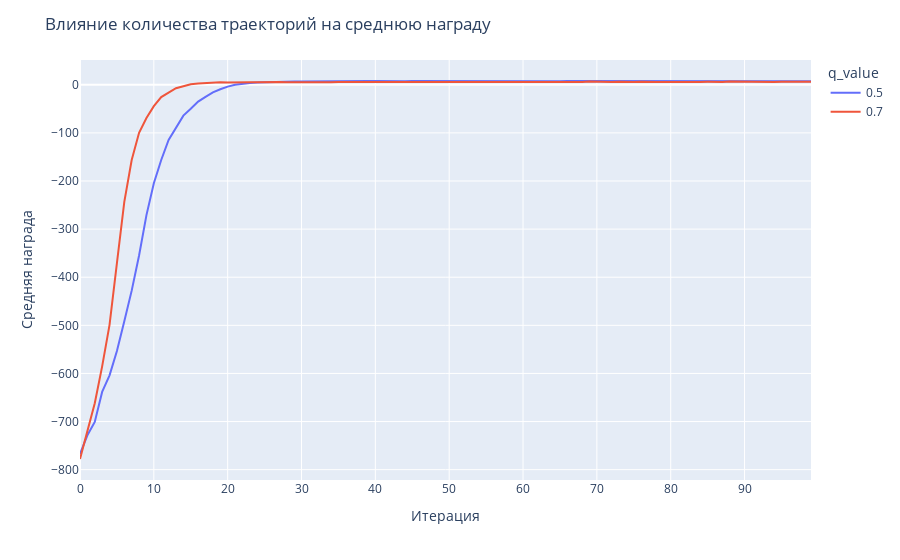

Source (notebook cell):
### Markdown cell above
Из графика обучения можно сделать вывод, что при обучении с policy_smoothing количество траекторий играет уже не такую не решающую роль как без сглаживания. l_value сильно влияет на скорость обучения. Видно, что при l=0.01 модель за 100 итераций практически не обучилась.
В качестве оптимального можно брать 500 траекторий и l = 0.25.
Проанализируем влияние q:

### Code cell
df_grpd = df2.groupby(['n_trajectories', 'iteration', 'l_value', 'q_value']).agg({'reward': 'mean'}).reset_index()
fig = px.line(df_grpd[(df_grpd['l_value'] == 0.5) & (df_grpd['n_trajectories'] == 500)], 
              x='iteration', y='reward', color='q_value')
fig.update_layout(
    title = 'Влияние q-value на среднюю награду',
    xaxis_title = 'Итерация',
    yaxis_title = 'Средняя награда',
)

### Figure 1 — Plotly figure (JSON) as saved in the notebook; plotly's stock layout.template omitted (floating-point values rounded to 4 significant figures)
{"data": [{"hovertemplate": "q_value=0.5<br>iteration=%{x}<br>reward=%{y}<extra></extra>", "legendgroup": "0.5", "line": {"color": "#636efa", "dash": "solid"}, "marker": {"symbol": "circle"}, "mode": "lines", "name": "0.5", "orientation": "v", "showlegend": true, "type": "scatter", "x": [0, 1, 2, 3, 4, 5, 6, 7, 8, 9, 10, 11, 12, 13, 14, 15, 16, 17, 18, 19, 20, 21, 22, 23, 24, 25, 26, 27, 28, 29, 30, 31, 32, 33, 34, 35, 36, 37, 38, 39, 40, 41, 42, 43, 44, 45, 46, 47, 48, 49, 50, 51, 52, 53, 54, 55, 56, 57, 58, 59, 60, 61, 62, 63, 64, 65, 66, 67, 68, 69, 70, 71, 72, 73, 74, 75, 76, 77, 78, 79, 80, 81, 82, 83, 84, 85, 86, 87, 88, 89, 90, 91, 92, 93, 94, 95, 96, 97, 98, 99], "xaxis": "x", "y": [-767.4, -728.5, -700.8, -638.5, -604.0, -553.3, -491.7, -427.9, -354.9, -270.9, -204.4, -156.3, -114.5, -88.28, -64.08, -49.88, -34.89, -25.07, -15.64, -9.266, -3.774, -0.116, 2.616, 3.848, 4.94, 5.612, 5.958, 6.512, 6.528, 6.702, 6.904, 7.124, 7.428, 7.328, 7.232, 7.33, 7.486, 7.262, 7.44, 7.682, 7.694, 7.27, 7.658, 7.416, 7.456, 7.672, 7.586, 7.486, 7.768, 7.54, 7.486, 7.63, 7.62, 7.372, 7.612, 7.326, 7.56, 7.48, 7.558, 7.528, 7.532, 7.498, 7.692, 7.612, 7.348, 7.294, 7.638, 7.638, 7.71, 7.596, 7.612, 7.672, 7.566, 7.54, 7.408, 7.706, 7.404, 7.564, 7.508, 7.514, 7.842, 7.768, 7.514, 7.626, 7.796, 7.356, 7.682, 7.56, 7.508, 7.892, 7.582, 7.632, 7.572, 7.41, 7.668, 7.584, 7.46, 7.458, 7.514, 7.514], "yaxis": "y"}, {"hovertemplate": "q_value=0.7<br>iteration=%{x}<br>reward=%{y}<extra></extra>", "legendgroup": "0.7", "line": {"color": "#EF553B", "dash": "solid"}, "marker": {"symbol": "circle"}, "mode": "lines", "name": "0.7", "orientation": "v", "showlegend": true, "type": "scatter", "x": [0, 1, 2, 3, 4, 5, 6, 7, 8, 9, 10, 11, 12, 13, 14, 15, 16, 17, 18, 19, 20, 21, 22, 23, 24, 25, 26, 27, 28, 29, 30, 31, 32, 33, 34, 35, 36, 37, 38, 39, 40, 41, 42, 43, 44, 45, 46, 47, 48, 49, 50, 51, 52, 53, 54, 55, 56, 57, 58, 59, 60, 61, 62, 63, 64, 65, 66, 67, 68, 69, 70, 71, 72, 73, 74, 75, 76, 77, 78, 79, 80, 81, 82, 83, 84, 85, 86, 87, 88, 89, 90, 91, 92, 93, 94, 95, 96, 97, 98, 99], "xaxis": "x", "y": [-777.9, -717.6, -662.0, -585.4, -498.9, -370.6, -243.2, -156.5, -99.69, -68.99, -44.49, -25.55, -17.05, -7.028, -2.872, 1.202, 2.722, 3.672, 4.642, 5.068, 4.992, 5.586, 5.8, 5.532, 5.492, 5.854, 5.932, 6, 5.32, 5.2, 5.974, 4.924, 5.944, 5.914, 5.228, 6.028, 6.022, 5.678, 5.944, 5.832, 5.782, 6.106, 5.468, 6.3, 6.212, 5.514, 5.972, 6.098, 6.026, 6.078, 6.658, 6.674, 5.166, 5.388, 6.004, 6.118, 5.618, 6.374, 6.186, 6.248, 5.688, 6.358, 6.088, 6.232, 5.908, 5.168, 5.546, 5.418, 5.732, 6.91, 6.124, 6.07, 5.584, 6.288, 5.614, 5.998, 6.578, 5.452, 5.638, 6, 5.75, 6.65, 5.896, 6.196, 5.908, 6.128, 5.642, 5.95, 6.664, 6.418, 5.65, 5.564, 5.846, 5.35, 6.012, 6.174, 6.054, 5.982, 6.024, 6.146], "yaxis": "y"}], "layout": {"autosize": true, "legend": {"title": {"text": "q_value"}, "tracegroupgap": 0}, "margin": {"t": 60}, "title": {"text": "Влияние количества траекторий на среднюю награду"}, "xaxis": {"anchor": "y", "autorange": true, "domain": [0, 1], "range": [0, 99], "title": {"text": "Итерация"}, "type": "linear"}, "yaxis": {"anchor": "x", "autorange": true, "domain": [0, 1], "range": [-821.5, 51.55], "title": {"text": "Средняя награда"}, "type": "linear"}}}
